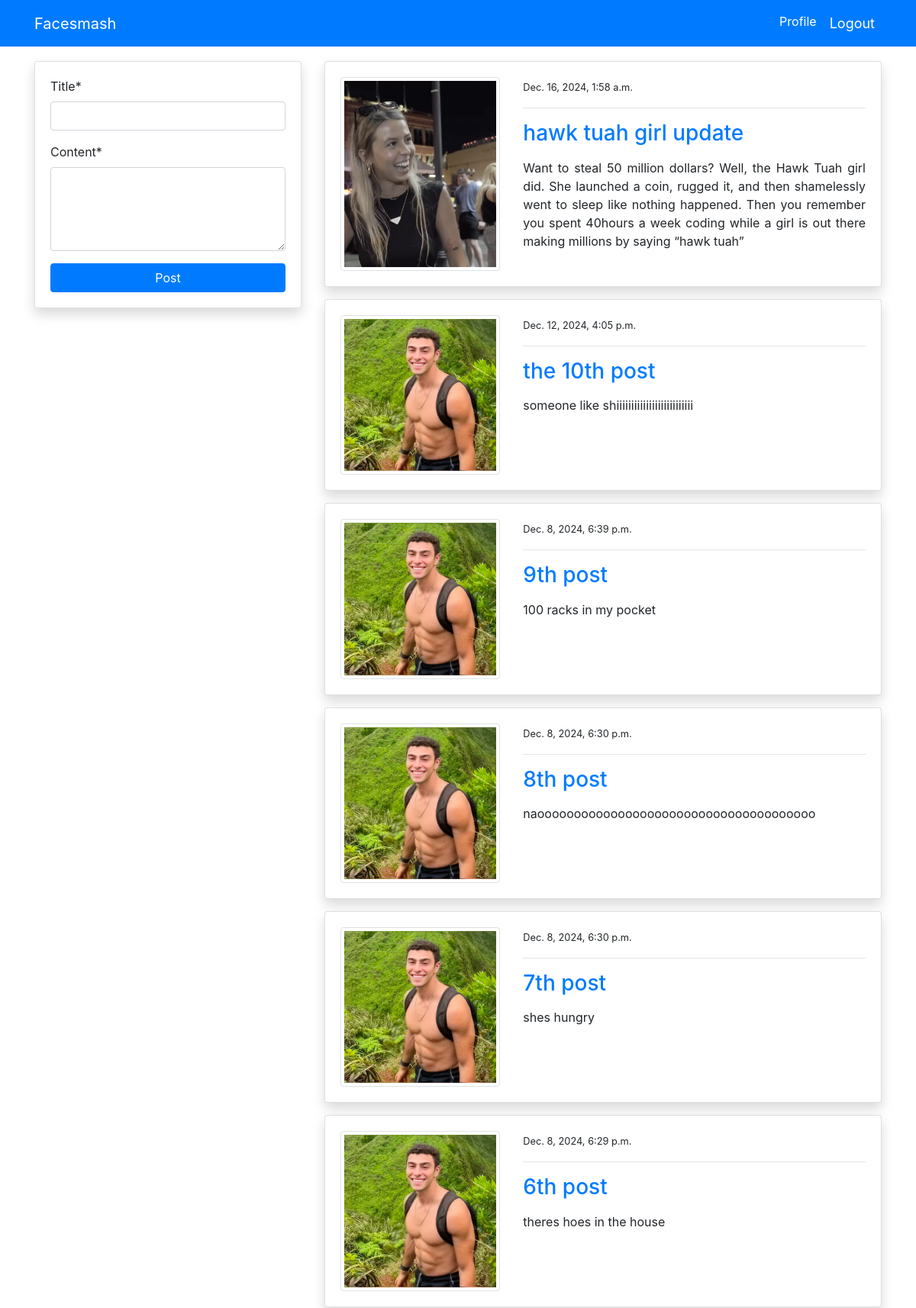
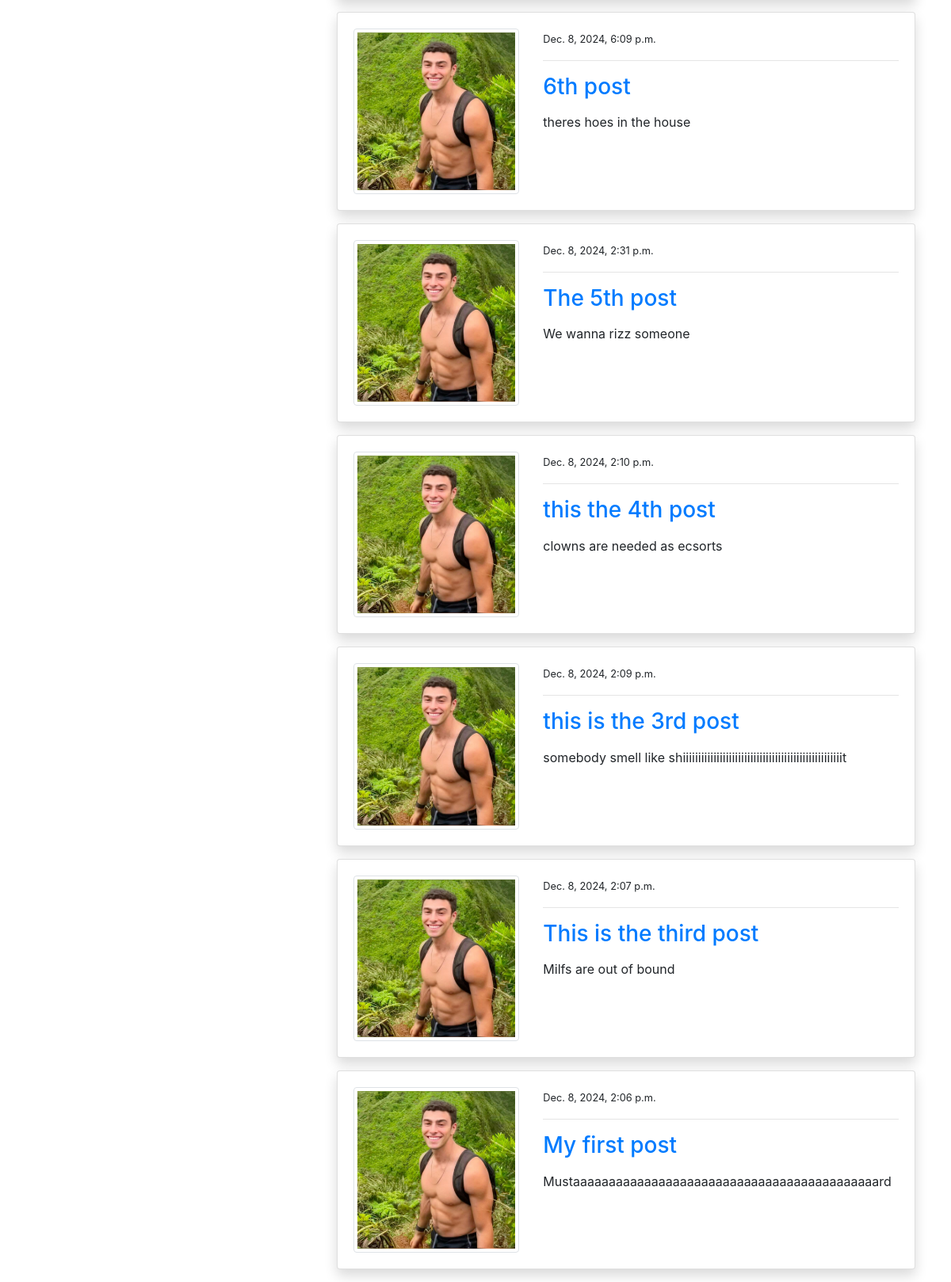
Page /blog/ (signed in) on the committed database (2 pictures, top to bottom).
### blog/models.py (models this page shows, shortened)
class PostModel(models.Model):
    title = models.CharField(max_length=100)
    content = models.TextField()
    author = models.ForeignKey(User, on_delete=models.CASCADE)
    date_created = models.DateTimeField(auto_now_add=True)
    class Meta:
        ordering = ('-date_created',)

### users/models.py (models this page shows, shortened)
class ProfileModel(models.Model):
    user = models.OneToOneField(User, on_delete=models.CASCADE)
    image = models.ImageField(default='default.jpg', upload_to='profile', validators=[
                              FileExtensionValidator(['png', 'jpg'])])

### blog/views.py (the view)
# urls.py: path('blog/', views.index, name='blog-index'),
@login_required
def index(request):
    posts = PostModel.objects.all()
    if request.method == 'POST':
        form = PostModelForm(request.POST)
        if form.is_valid():
            instance = form.save(commit=False)
            instance.author = request.user
            instance.save()
            return redirect('blog-index')
    else:
        form = PostModelForm()
    context = {
        'posts': posts,
        'form': form
    }
    return render(request, 'blog/index.html', context)

### blog/forms.py
class PostModelForm(forms.ModelForm):
    content = forms.CharField(widget=forms.Textarea(attrs={'rows': 4}))
    class Meta:
        model = PostModel
        fields = ('title', 'content')

### templates/blog/index.html (shortened to what this page needs)
{% extends 'partials/base.html' %}
{% load crispy_forms_tags %}
{% block content %}
<div class="container">
    <div class="row mt-5 pt-3">
        <div class="col-md-4">
            <div class="card my-3 shadow">
                <div class="card-body">
                    <form method="POST">
                        {{ form|crispy }}
                        <input class="btn btn-primary btn-block" type="submit" value="Post">
                    </form>
                </div>
            </div>
        </div>
        <div class="col-md-8">
            {% for post in posts %}
            <div class="card shadow my-3">
                <div class="card-body">
                    <div class="row">
                        <div class="col-md-4">
                            <img class="img-thumbnail" src="{{ post.author.profilemodel.image.url }}" alt="img">
                        </div>
                        <div class="col-md-8">
                            <small>{{ post.date_created }}</small>
                            <hr>
                            <a class="h3" href="{% url 'blog-post-detail' post.id %}">{{ post.title }}</a>
                            <p class="text-justify my-3">
                                {{ post.content }}
                            </p>
                        </div>
                    </div>
                </div>
            </div>
            {% endfor %}
        </div>
    </div>
</div>
{% endblock %}

### templates/partials/base.html (shortened to what this page needs)
{% load static %}
<!doctype html>
<html lang="en">
<head>
    <link rel="stylesheet" href="https://cdn.jsdelivr.net/npm/bootstrap@4.6.0/dist/css/bootstrap.min.css"
>
    <link rel="stylesheet" href="{% static '/style.css' %}">
</head>
<body>
    {% include 'partials/nav.html' %}
    {% block content %}
    {% endblock %}
</body>
</html>

### templates/partials/nav.html (shortened to what this page needs)
<nav class="navbar navbar-expand-lg navbar-primary bg-primary fixed-top">
    <div class="container">
        {% if request.user.is_authenticated %}
        <a class="navbar-brand text-white" href="{% url 'blog-index' %}">Facesmash</a>
        <div class="collapse navbar-collapse" id="navbarSupportedContent">
            <ul class="navbar-nav ml-auto">
                <li class="nav-item active">
                    <a class="nav-link text-white" href="{% url 'users-profile' %}">Profile </a>
                </li>
                <li class="nav-item">
                    <form id="logout-form"action="{% url 'users-logout' %}" method="POST" style="display: inline">
                        <button type="submit" class="nav-link btn btn-link text-white" style="font-size: 18px; text-decoration: none;">Logout</button>
                    </form>
                </li>
            </ul>
            {% endif %}
        </div>
    </div>
</nav>

### rows in the picture
PostModel: author.profilemodel.image (picture), date_created "Dec. 16, 2024, 1:58 a.m.", title "hawk tuah girl update", content "Want to steal 50 million dollars? Well, the Hawk Tuah girl did. She launched a coin, rugged it, and then shamelessly went to sleep like nothing happened. Then you remember you spent 40hours a week coding while a girl is out there making millions by saying “hawk tuah”"
PostModel: author.profilemodel.image (picture), date_created "Dec. 12, 2024, 4:05 p.m.", title "the 10th post", content "someone like shiiiiiiiiiiiiiiiiiiiiiiiiii"
PostModel: author.profilemodel.image (picture), date_created "Dec. 8, 2024, 6:39 p.m.", title "9th post", content "100 racks in my pocket"
PostModel: author.profilemodel.image (picture), date_created "Dec. 8, 2024, 6:30 p.m.", title "8th post", content "naoooooooooooooooooooooooooooooooooooooo"
PostModel: author.profilemodel.image (picture), date_created "Dec. 8, 2024, 6:30 p.m.", title "7th post", content "shes hungry"
PostModel: author.profilemodel.image (picture), date_created "Dec. 8, 2024, 6:29 p.m.", title "6th post", content "theres hoes in the house"
PostModel: author.profilemodel.image (picture), date_created "Dec. 8, 2024, 6:09 p.m.", title "6th post", content "theres hoes in the house"
PostModel: author.profilemodel.image (picture), date_created "Dec. 8, 2024, 2:31 p.m.", title "The 5th post", content "We wanna rizz someone"
PostModel: author.profilemodel.image (picture), date_created "Dec. 8, 2024, 2:10 p.m.", title "this the 4th post", content "clowns are needed as ecsorts"
PostModel: author.profilemodel.image (picture), date_created "Dec. 8, 2024, 2:09 p.m.", title "this is the 3rd post", content "somebody smell like shiiiiiiiiiiiiiiiiiiiiiiiiiiiiiiiiiiiiiiiiiiiiiiiiiiiit"
PostModel: author.profilemodel.image (picture), date_created "Dec. 8, 2024, 2:07 p.m.", title "This is the third post", content "Milfs are out of bound"
PostModel: author.profilemodel.image (picture), date_created "Dec. 8, 2024, 2:06 p.m.", title "My first post", content "Mustaaaaaaaaaaaaaaaaaaaaaaaaaaaaaaaaaaaaaaaaaaard"
